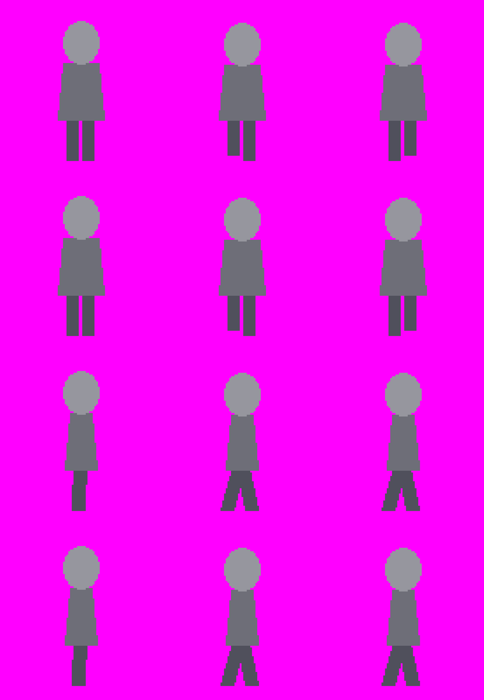
#> input picture chronicle2/twilight/build/party/priest/guide7_q.png, 484 x 700 px
$ python gen_run_one.py guide7_q.png guide_run.png guide_run.png guide_run.png guide_run.png
#> lines starting #> are read from the running program, lines starting #| are printed output that depends on the picture
### chronicle2/twilight/build/party/priest/common.py
"""Shared text and the image call for the priestess sheets (gpt-image-2 over the Images API, via build/img.py)."""
import os, sys
sys.path.insert(0, '/home/user/others/chronicle2/twilight/build')
import img
img.LOG = '/home/user/tw/log/usage_party.jsonl'
HERO_RAW = '/home/user/tw/hero/raw/p7b.png'
HERO_DIAG = '/home/user/tw/hero/raw/q7a.png'

CHAR = '''a young priestess of about 17, slender, gentle and composed, a healer.
- Hair: long, straight, pale flaxen gold, with a plain straight fringe, falling loose down the back to the middle of the back; shaded pale straw to dusty ochre-brown. A thin white ribbon circlet (a 1 px pale line) runs around the head just above the fringe.
- A LONG robe of deep plum-indigo (a dark, dusty violet) that reaches the ankles, with wide sleeves that cover the wrists. Over it a cream TABARD: one long narrow panel hanging down the front from the collar to the shins and one down the back, each edged with a 1 px line of dull gold; tied at the waist with a thin dull-gold cord. Only the tips of soft dark shoes show under the hem. NO hood, NO cape, NO jewellery, NO bag.
- ONE prop only: a slender holy STAFF of pale wood, 2 art px thick, perfectly straight, about as tall as she is (its top stands a little above the top of her head), topped with a small open brass crescent ring about 6 art px across. She carries it upright in her own RIGHT hand, the butt just above the ground. No glow, no rays, no gem, no ribbons on the staff.'''

STYLE = '''STYLE: the restrained, grown-up pixel art of modern "HD-2D" console RPG field sprites: small figures that sit quietly inside a richly lit pixel diorama. NOT a 16-bit / SNES-style chibi sprite. It must look drawn by the same hand as the silver-haired traveller of the style reference image: the same size of art pixel, the same head size, the same amount of detail, the same soft shading and the same soft own-colour edges.
- PROPORTIONS AND PIXEL DENSITY: about 3.2 heads tall. The whole figure is 76 art pixels tall from the top of the hair to the shoe soles (she is slightly shorter than the traveller, who is 80). The head with hair is about 24 art px high and 21 wide, exactly the traveller's head size (a SMALL head, drawn with FINE pixels); narrow natural shoulders; a real torso; the robe falls straight and slim, widening only a little toward the hem (about 24 art px wide at the hem in front view). Not chibi, not super-deformed, no oversized hands.
- FACE: a small plain skin plane. Eyes are tiny dots: 1 px wide, 2 px high, dark brown, about 5 px apart. NO eyelashes, NO iris, NO eye highlight, NO eyebrows, NO nose, NO mouth, NO blush. A soft shadow under the fringe is the only modelling.
- NO BLACK OUTLINE. There is no dark or blackish line around the figure, the arms, the robe or the staff. The edge of every shape is simply a darker, slightly cooler shade of that shape's own colour (selective outline), 1 px. No near-black pixels anywhere except the two eye dots. The plum robe is dark but clearly violet, never black.
- COLOURS: muted, dusty, slightly desaturated, like cloth seen at dusk. About 18-26 colours in the whole sheet, 3-4 shades per material (flaxen hair 4, skin 3, plum robe 4, cream tabard 3, dull gold 2, pale wood 2, brass 2, white ribbon 1, shoes 2). No saturated highlights, no pure white, no shiny specular dots, no gloss bands on the hair.
- SHADING: soft and simple, in big calm planes: light from the upper left, a broad shadow side on the right, shadows drifting toward blue-violet. Low contrast inside each material. No dithering, no texture noise, no fold spaghetti: 2-3 quiet vertical folds on the robe are enough.
- PIXELS: real pixel art. One art pixel = exactly 7x7 image px on a regular grid over the whole image (the same grid the mannequins of the guide image are built on). Crisp squares: no blur, no anti-aliasing against the background, no gradients, no glow.'''


def gen(prompt, out, images, size, quality='high', tag='party_priest'):
    return img.gen(prompt, out, size=size, quality=quality, images=images, tag=tag)

### chronicle2/twilight/build/img.py
"""Minimal OpenAI Images API helper (generations + edits). Key from env only. Usage log outside the repo."""
import base64, json, os, sys, time, urllib.request, urllib.error, uuid
LOG = '/home/user/tw/log/usage.jsonl'

# [7 lines left out: function _post, not called in this run]

def gen(prompt, out, size='1536x1024', quality='medium', model='gpt-image-2', images=(), background=None, tag='', extra=None):
    key = os.environ['OPENAI_API_KEY']
    t0 = time.time()
    if not images:
        body = dict(model=model, prompt=prompt, size=size, quality=quality, n=1)
        if background: body['background'] = background
        js = _post('https://api.openai.com/v1/images/generations', json.dumps(body).encode(),
                   {'Authorization': 'Bearer ' + key, 'Content-Type': 'application/json'})
    else:
        b = uuid.uuid4().hex
        parts = []
        def field(k, v):
            parts.append(('--%s\r\nContent-Disposition: form-data; name="%s"\r\n\r\n%s\r\n' % (b, k, v)).encode())
        field('model', model); field('prompt', prompt); field('size', size); field('quality', quality); field('n', '1')
        if background: field('background', background)
        for k, v in (extra or {}).items(): field(k, v)
        for p in images:
            parts.append(('--%s\r\nContent-Disposition: form-data; name="image[]"; filename="%s"\r\nContent-Type: image/png\r\n\r\n' % (b, os.path.basename(p))).encode() + open(p, 'rb').read() + b'\r\n')
        parts.append(('--%s--\r\n' % b).encode())
        js = _post('https://api.openai.com/v1/images/edits', b''.join(parts),
                   {'Authorization': 'Bearer ' + key, 'Content-Type': 'multipart/form-data; boundary=' + b})
    png = base64.b64decode(js['data'][0]['b64_json'])
    open(out, 'wb').write(png)
    open(os.path.splitext(out)[0] + '_prompt.txt', 'w').write(prompt)
    e = dict(t=time.strftime('%Y-%m-%dT%H:%M:%S'), tag=tag, model=model, size=size, quality=quality, images=1,
             secs=round(time.time() - t0), usage=js.get('usage'), out=out)
    open(LOG, 'a').write(json.dumps(e) + '\n')
    print(json.dumps(e))
    return out

# [8 lines that do not run on import are left out]

### chronicle2/twilight/build/party/priest/gen_run_one.py
"""Two run rows (down-right, up-left: 4 frames each), the directions the 4-row sheets get wrong (the staff on the trailing
side): drawn from a strip of the walk frames of those two directions, where the staff side is unambiguous.
usage: python3 gen_run_one.py <walk_diag_raw.png> <run_main_raw.png> <out_raw.png> [quality] [extra notes]"""
import sys
from PIL import Image
import common as C
wd, runraw, out = sys.argv[1], sys.argv[2], sys.argv[3]
quality = sys.argv[4] if len(sys.argv) > 4 else 'high'
extra = sys.argv[5] if len(sys.argv) > 5 else ''
W, H = 2576, 1408
strip = Image.new('RGB', (1936, H), (255, 0, 255))
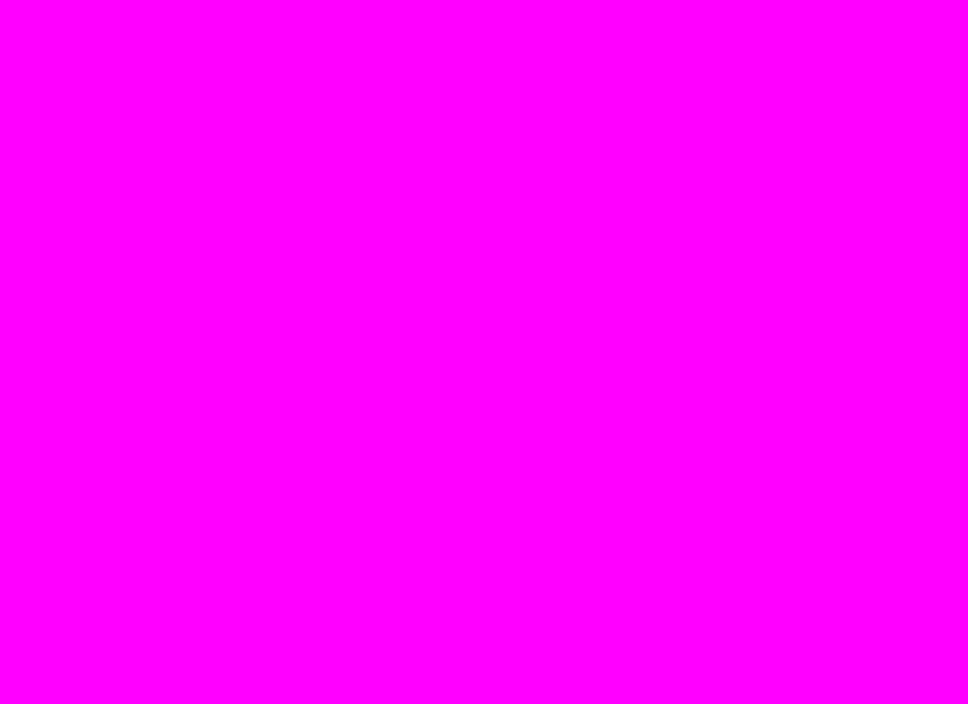
#> strip: PIL image 1936x1408 RGB (shown at 1/2 size); mean R, G, B 255, 0, 255
src = Image.open(wd).convert('RGB').crop((0, 700, 1932, 2100))        # rows 2 and 3 of the diagonal walk: down-right, up-left
#> src: PIL image 1932x1400 RGB; every value is 0
strip.paste(src, (0, 4))
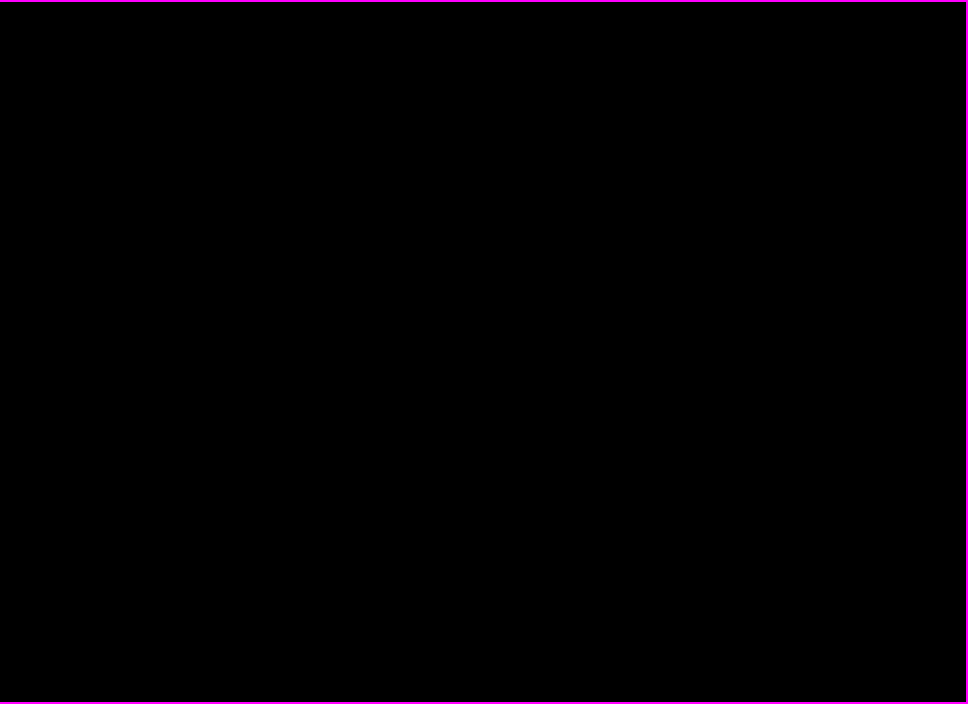
#> strip: PIL image 1936x1408 RGB (shown at 1/2 size); mean R, G, B 2, 0, 2
sp = out.replace('.png', '_strip.png'); strip.save(sp)
PROMPT = f'''You are the lead pixel artist of a 2D RPG. ONE small sheet of eight sprites: the RUN cycle of the young priestess in TWO directions, 2 rows x 4 frames.

Image 1 shows her WALK frames in exactly these two directions: its top row is walking DOWN-RIGHT (a three-quarter FRONT view turned about 45 degrees toward the viewer's right: face and chest visible, both eye dots visible), its bottom row is walking UP-LEFT (a three-quarter BACK view turned about 45 degrees toward the viewer's left: back of the head, long hair and back panel, no eyes). Look where her staff is: in the top row on the LEFT side of the figure in the picture, in the bottom row on the RIGHT side of the figure. The new sheet keeps the SAME two viewing angles, the same person, the same art-pixel size, the same head size and, in each row, the SAME STAFF SIDE AND HAND as image 1, and turns the walk into a run.

Image 2 is her approved run sheet for the four main directions (toward the viewer, away, left, right): it shows HOW she runs (the forward lean, the flying hair and robe hem, the lifted knees, the shoes showing, the pumping free arm) and the level of finish. Draw the same kind of run, seen from the two angles of image 1.

Image 3 is the walk sheet of the game's protagonist: the style reference for the whole game. He is a different person; copy nothing of his costume.

THE FOUR FRAMES of each row (left to right): 1 = the LEFT foot lands in front, the right leg trails behind; 2 = BOTH feet off the ground, knees tucked, the figure about 3 art px higher; 3 = the RIGHT foot lands in front, the left leg trails; 4 = both feet off the ground again. A light, quick, short-stride run.

ROW 1, running DOWN-RIGHT (toward the lower right of the picture): the upper body leans forward that way by about 12-15 degrees, the long flaxen hair, the robe hem and the tabard panels stream back toward the upper left. THE STAFF is on the LEFT side of the figure in all four frames, exactly as in the top row of image 1: the hand on the LEFT of the picture grips it at chest height and holds it close against that shoulder, nearly upright (leaning only a few degrees), the crescent standing above her head on the LEFT. The staff never crosses her face or her chest and never appears on the right side. The arm on the RIGHT of the picture is EMPTY: only a sleeve and a small bare fist, pumping.

ROW 2, running UP-LEFT (toward the upper left of the picture): the upper body leans forward that way, hair, hem and back panel stream back toward the lower right. THE STAFF is on the RIGHT side of the figure in all four frames, exactly as in the bottom row of image 1: held close against the shoulder on the RIGHT of the picture, nearly upright, the crescent standing above her head on the RIGHT, the whole upper half of the shaft visible. The arm on the LEFT of the picture is empty and pumps.

Exactly ONE staff per figure, complete from butt to brass crescent.

THE CHARACTER, exactly as in image 1: long straight pale flaxen-gold hair with a straight fringe and a thin white ribbon circlet; a plain small face with two tiny dark eye dots (no nose, no mouth); the long dark plum robe with wide sleeves; the cream tabard panels edged with dull gold, the thin gold cord; soft dark shoes; the slender pale wooden staff with the small brass crescent.

PIXEL RULES: real pixel art with the same art-pixel size as images 1 and 2, crisp squares on a regular grid. No blur, no motion lines, no dust, no gradients, no noise, no dithering, no glow, no black outline (edges are a darker shade of the shape's own colour), hard edges against the background. Muted dusty colours exactly as in image 1; light from the upper left.

CANVAS: {W}x{H} px, flat #FF00FF everywhere. 2 rows x 4 columns, each cell 644x700 px; one figure centred in each cell, the same size as the figures of image 1 (about 460 px from hair top to soles when standing), never crossing into a neighbour cell or the image edge. NO shadow on the ground, no floor, no text, no labels, no numbers, no frames.
''' + (('\nEXTRA INSTRUCTIONS FOR THIS ATTEMPT:\n' + extra) if extra else '')
C.gen(PROMPT, out, [sp, runraw, C.HERO_RAW], '%dx%d' % (W, H), quality)
#> (the run stopped early here; a loop or call above may not have finished)

$ run again, on chronicle2/twilight/build/party/priest/guide_run_diag.png
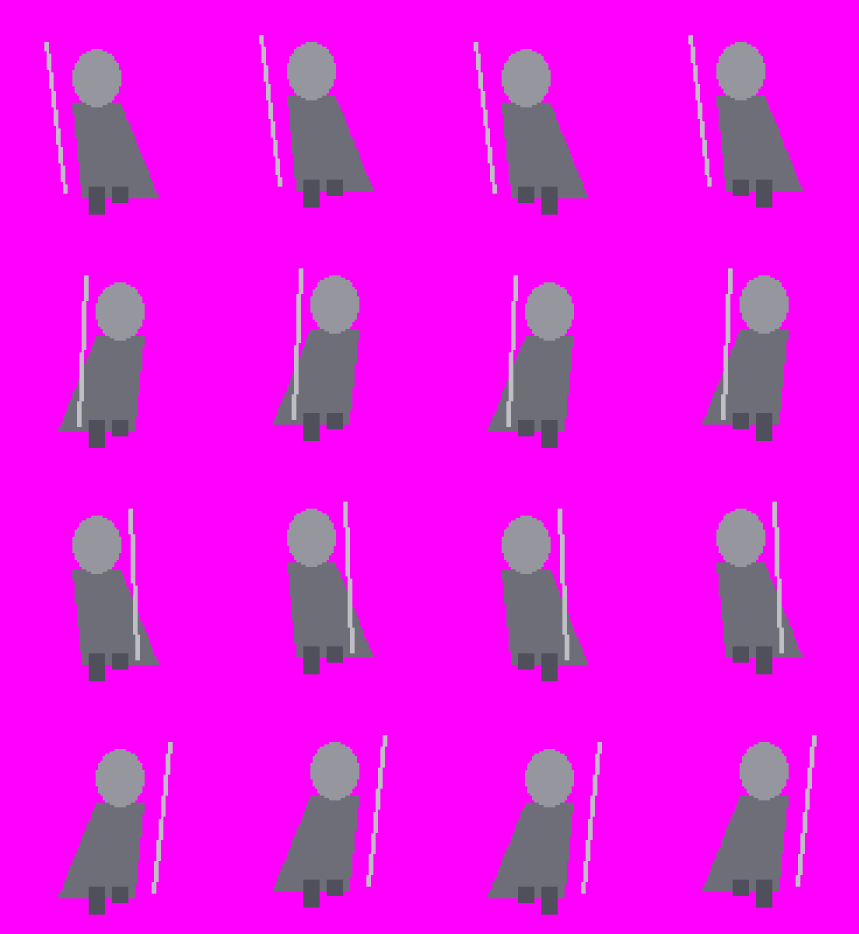
#> input picture chronicle2/twilight/build/party/priest/guide_run_diag.png, 2576 x 2800 px (shown at 1/3 size)
#> `src = Image.open(wd).convert('RGB').crop((0, 700, 1932, 2100))`:
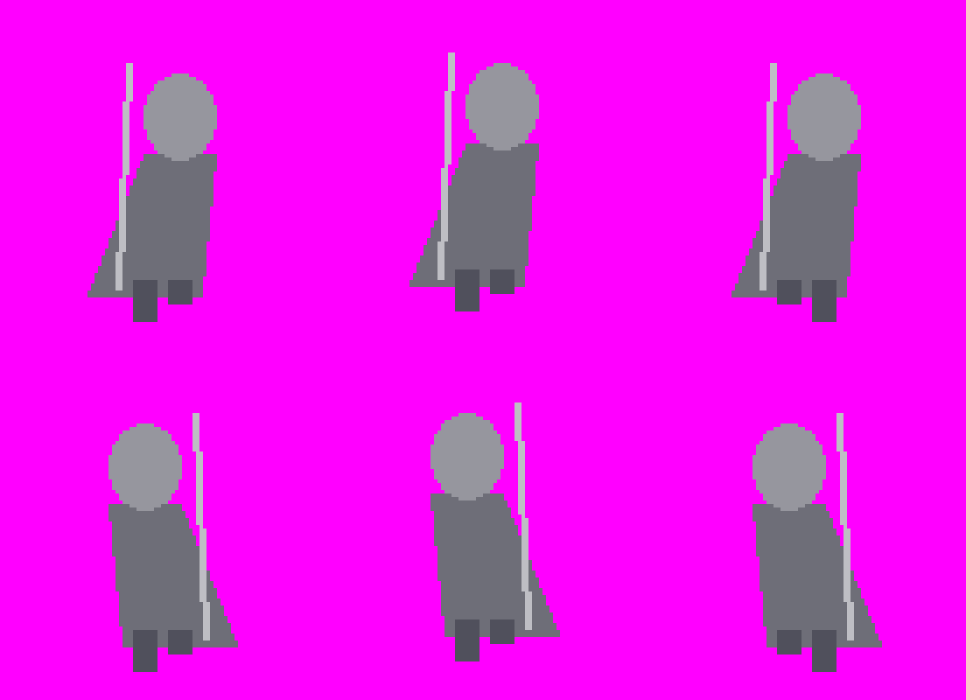
#> src: PIL image 1932x1400 RGB (shown at 1/2 size); mean R, G, B 231.5, 22.1, 233.2
#> `strip.paste(src, (0, 4))`:
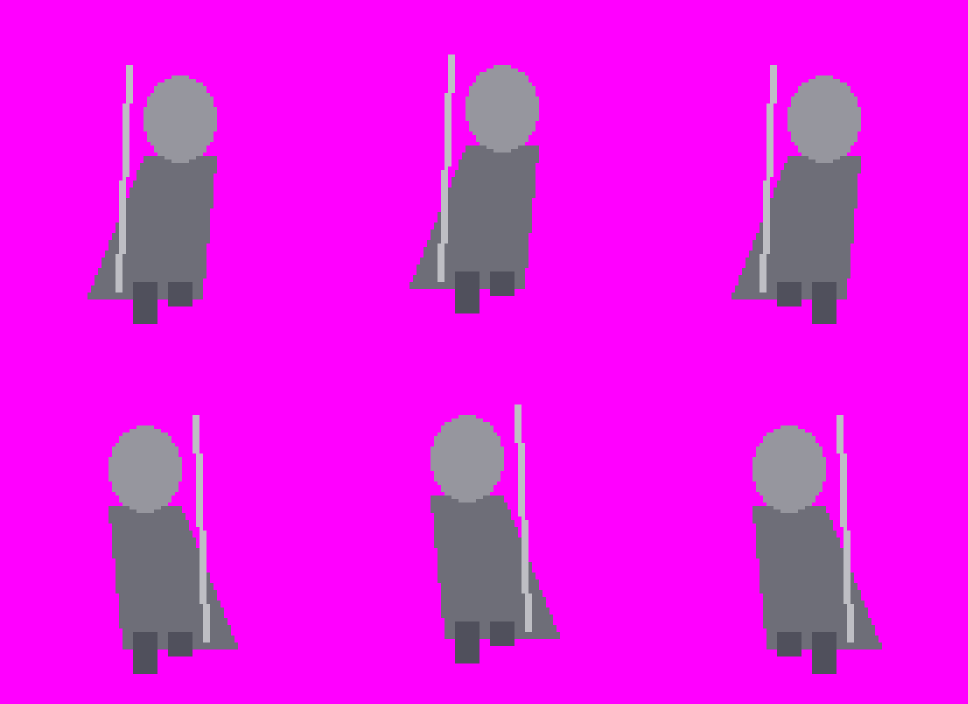
#> strip: PIL image 1936x1408 RGB (shown at 1/2 size); mean R, G, B 231.7, 22, 233.4

$ run again, on chronicle2/twilight/build/party/priest/guide_walk.png
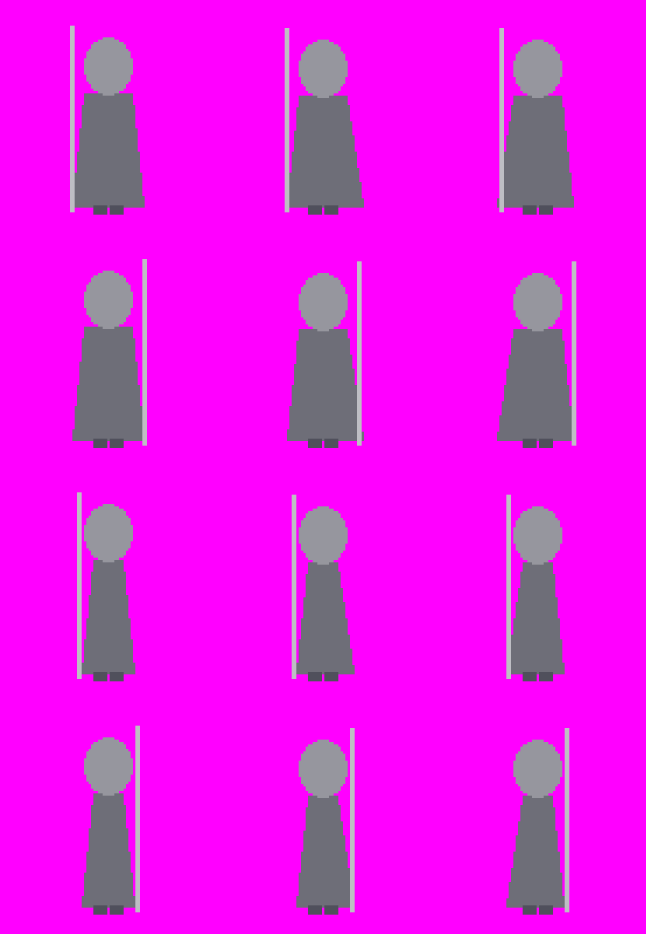
#> input picture chronicle2/twilight/build/party/priest/guide_walk.png, 1936 x 2800 px (shown at 1/3 size)
#> `src = Image.open(wd).convert('RGB').crop((0, 700, 1932, 2100))`:
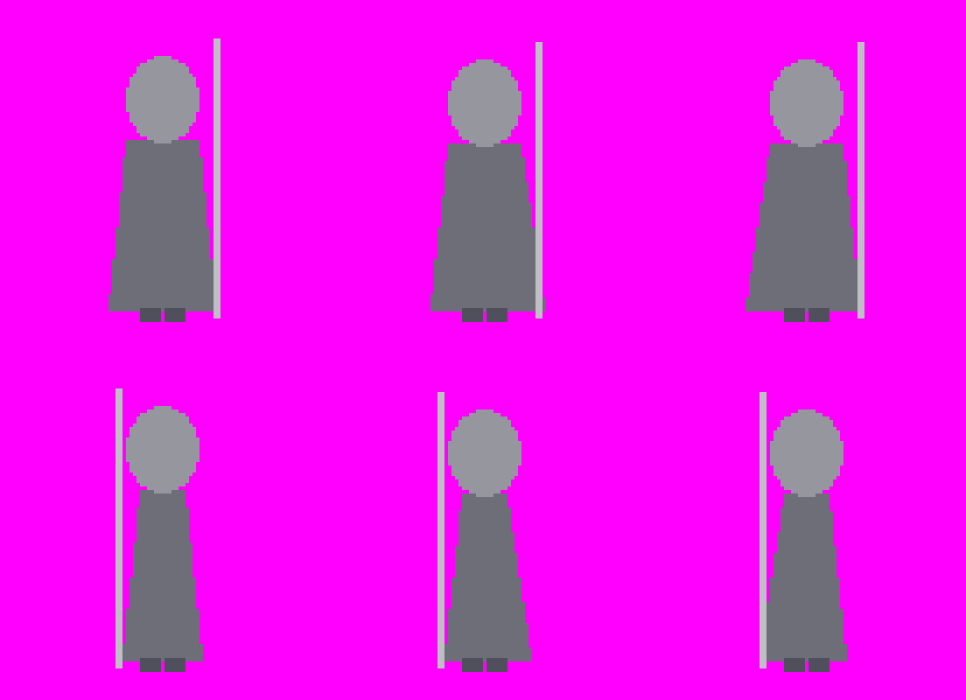
#> src: PIL image 1932x1400 RGB (shown at 1/2 size); mean R, G, B 231.4, 23.1, 233.1
#> `strip.paste(src, (0, 4))`:
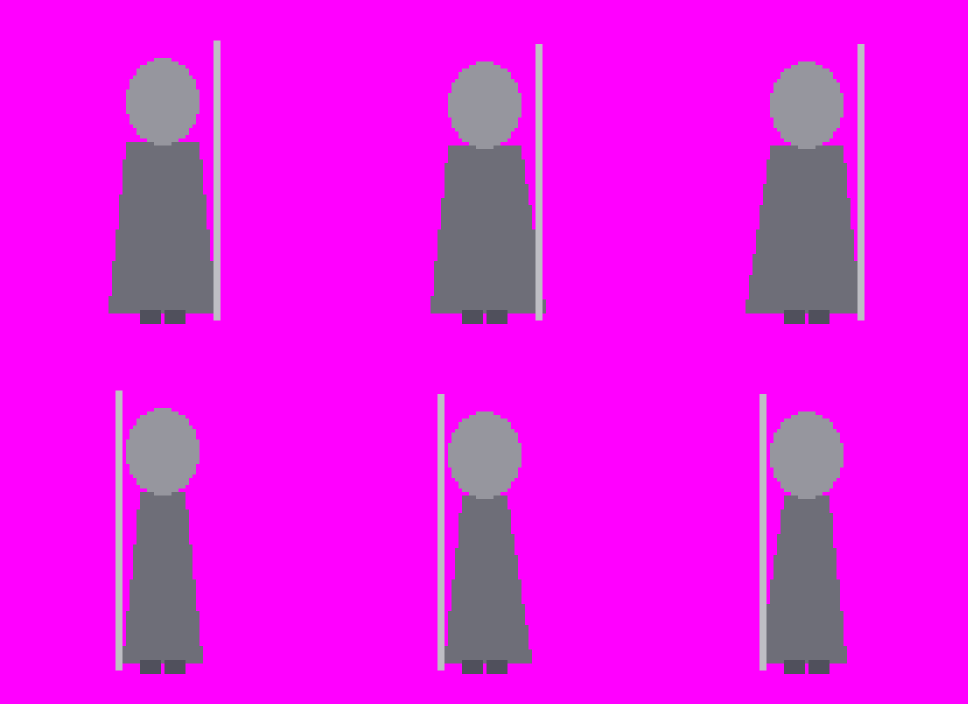
#> strip: PIL image 1936x1408 RGB (shown at 1/2 size); mean R, G, B 231.6, 23, 233.3
